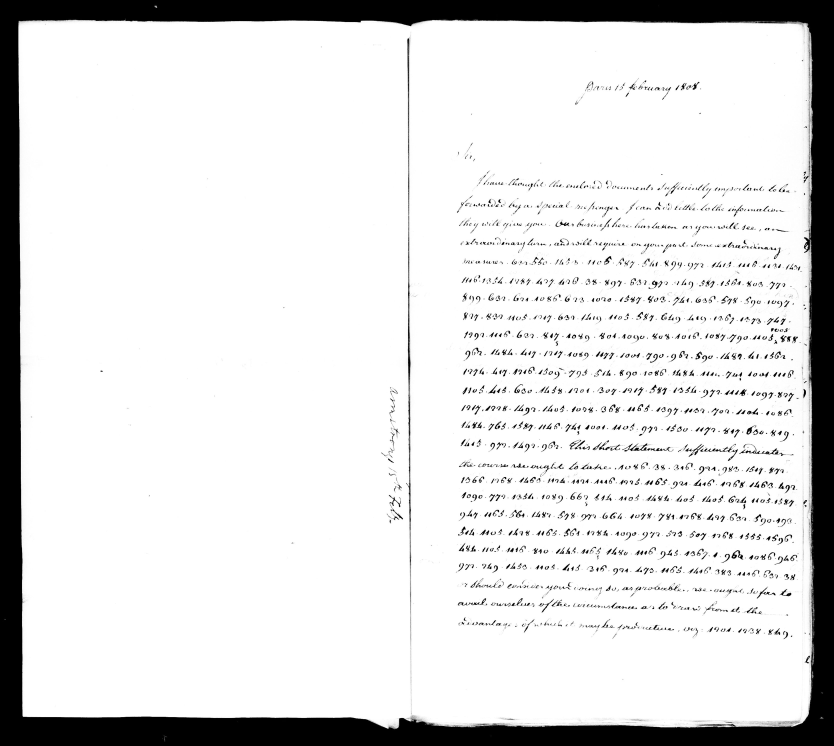
#> input picture ciphers/armstrong-madison-1808/images/M34-014-0024.jpg, 3333 x 2982 px (shown at 1/4 size)
$ python shear_crops.py ../../armstrong-madison-1808/images/M34-014-0024.jpg ../../armstrong-madison-1808/images/M34-014-0025.jpg 1.0
#> lines starting #> are read from the running program, lines starting #| are printed output that depends on the picture
import sys
from PIL import Image
src,out,b=sys.argv[1],sys.argv[2],float(sys.argv[3])
im=Image.open(src)
#> im is the input picture: PIL image 3333x2982 L; min 0, max 255, mean 222.3
X0,Y0,W=1740,1130,1700
cs=[17,65,127,171,214,263,305,359,403,476,520,578,634,671,710,752,817,873,928,984,1029,1112,1167]
H=86
for i,c in enumerate(cs,1):
    # strip whose centre row follows y = Y0+c + b*(x-X0) ; shear via affine
    top=Y0+c-H//2
    strip=im.transform((W,H),Image.AFFINE,(1,0,X0,b,1,top-b*X0+b*X0),resample=Image.BICUBIC)
    strip.save(f'{out}/b20s_L{i:02d}.jpg',quality=92)
#> this loop made 23 passes
#> pass 1, `strip=im.transform((W,H),Image.AFFINE,(1,0,X0,b,1,top-b*X0+b*X0),resam..`:
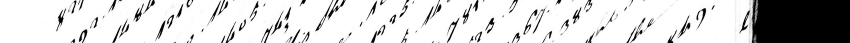
#> strip: PIL image 1700x86 L (shown at 1/2 size); min 0, max 255, mean 210.7
#> pass 2, `strip=im.transform((W,H),Image.AFFINE,(1,0,X0,b,1,top-b*X0+b*X0),resam..`:
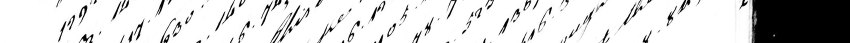
#> strip: PIL image 1700x86 L (shown at 1/2 size); min 0, max 255, mean 211.6
#> pass 3, `strip=im.transform((W,H),Image.AFFINE,(1,0,X0,b,1,top-b*X0+b*X0),resam..`:
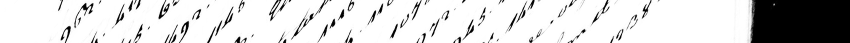
#> strip: PIL image 1700x86 L (shown at 1/2 size); min 0, max 255, mean 213.2
#> after the loop:
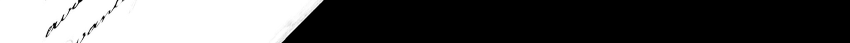
#> strip: PIL image 1700x86 L (shown at 1/2 size); min 0, max 255, mean 89.4
